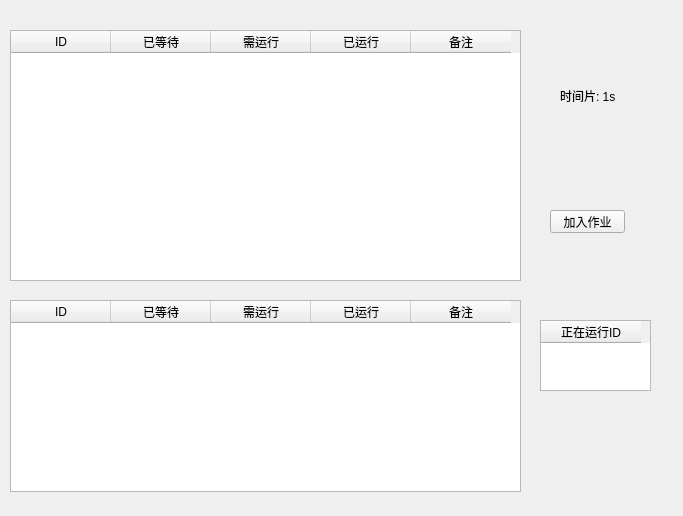
<?xml version="1.0" encoding="UTF-8"?>
<ui version="4.0">
 <class>MyDispatchView</class>
 <widget class="QMainWindow" name="MyDispatchView">
  <property name="geometry">
   <rect>
    <x>0</x>
    <y>0</y>
    <width>683</width>
    <height>516</height>
   </rect>
  </property>
  <property name="windowTitle">
   <string>进程调度</string>
  </property>
  <property name="layoutDirection">
   <enum>Qt::LeftToRight</enum>
  </property>
  <widget class="QWidget" name="centralwidget">
   <widget class="QTableWidget" name="WaitQueue">
    <property name="geometry">
     <rect>
      <x>10</x>
      <y>30</y>
      <width>511</width>
      <height>251</height>
     </rect>
    </property>
    <property name="layoutDirection">
     <enum>Qt::LeftToRight</enum>
    </property>
    <property name="editTriggers">
     <set>QAbstractItemView::NoEditTriggers</set>
    </property>
    <property name="rowCount">
     <number>0</number>
    </property>
    <property name="columnCount">
     <number>5</number>
    </property>
    <attribute name="verticalHeaderVisible">
     <bool>false</bool>
    </attribute>
    <attribute name="verticalHeaderCascadingSectionResizes">
     <bool>true</bool>
    </attribute>
    <column>
     <property name="text">
      <string>ID</string>
     </property>
    </column>
    <column>
     <property name="text">
      <string>已等待</string>
     </property>
    </column>
    <column>
     <property name="text">
      <string>需运行</string>
     </property>
    </column>
    <column>
     <property name="text">
      <string>已运行</string>
     </property>
    </column>
    <column>
     <property name="text">
      <string>备注</string>
     </property>
    </column>
   </widget>
   <widget class="QTableWidget" name="FinishQueue">
    <property name="geometry">
     <rect>
      <x>10</x>
      <y>300</y>
      <width>511</width>
      <height>192</height>
     </rect>
    </property>
    <property name="layoutDirection">
     <enum>Qt::LeftToRight</enum>
    </property>
    <property name="editTriggers">
     <set>QAbstractItemView::NoEditTriggers</set>
    </property>
    <property name="textElideMode">
     <enum>Qt::ElideLeft</enum>
    </property>
    <attribute name="horizontalHeaderVisible">
     <bool>true</bool>
    </attribute>
    <attribute name="verticalHeaderVisible">
     <bool>false</bool>
    </attribute>
    <column>
     <property name="text">
      <string>ID</string>
     </property>
    </column>
    <column>
     <property name="text">
      <string>已等待</string>
     </property>
    </column>
    <column>
     <property name="text">
      <string>需运行</string>
     </property>
    </column>
    <column>
     <property name="text">
      <string>已运行</string>
     </property>
    </column>
    <column>
     <property name="text">
      <string>备注</string>
     </property>
    </column>
   </widget>
   <widget class="QPushButton" name="PushWorkbtn">
    <property name="enabled">
     <bool>true</bool>
    </property>
    <property name="geometry">
     <rect>
      <x>550</x>
      <y>210</y>
      <width>75</width>
      <height>23</height>
     </rect>
    </property>
    <property name="layoutDirection">
     <enum>Qt::LeftToRight</enum>
    </property>
    <property name="text">
     <string>加入作业</string>
    </property>
   </widget>
   <widget class="QLabel" name="TsLabel">
    <property name="geometry">
     <rect>
      <x>560</x>
      <y>80</y>
      <width>71</width>
      <height>31</height>
     </rect>
    </property>
    <property name="layoutDirection">
     <enum>Qt::LeftToRight</enum>
    </property>
    <property name="text">
     <string>时间片: 1s</string>
    </property>
   </widget>
   <widget class="QTableWidget" name="RunQueue">
    <property name="geometry">
     <rect>
      <x>540</x>
      <y>320</y>
      <width>111</width>
      <height>71</height>
     </rect>
    </property>
    <property name="layoutDirection">
     <enum>Qt::LeftToRight</enum>
    </property>
    <property name="styleSheet">
     <string notr="true"/>
    </property>
    <property name="editTriggers">
     <set>QAbstractItemView::NoEditTriggers</set>
    </property>
    <property name="rowCount">
     <number>0</number>
    </property>
    <attribute name="horizontalHeaderVisible">
     <bool>true</bool>
    </attribute>
    <attribute name="verticalHeaderVisible">
     <bool>false</bool>
    </attribute>
    <column>
     <property name="text">
      <string>正在运行ID</string>
     </property>
     <property name="background">
      <color alpha="0">
       <red>255</red>
       <green>255</green>
       <blue>255</blue>
      </color>
     </property>
     <property name="foreground">
      <brush brushstyle="SolidPattern">
       <color alpha="255">
        <red>0</red>
        <green>0</green>
        <blue>0</blue>
       </color>
      </brush>
     </property>
    </column>
   </widget>
  </widget>
 </widget>
 <resources/>
 <connections/>
</ui>
